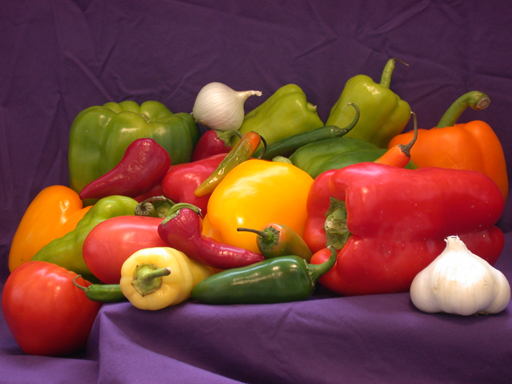
#> input picture P1/verduras.tif, 512 x 384 px, found by its file name
$ python Ejercicio_4.py
#> lines starting #> are read from the running program, lines starting #| are printed output that depends on the picture

# EJERCICIO 4 - VISUALIZACIÓN 3D
# ------------------------------

# ------------------------------------------------------------------------------
# 4.1 -> Tome alguna de las imágenes anteriores, de tipo grayscale, y representala
# como una supericie empleando las funciones plt.contourf y numpy.meshgrid

from PIL import Image
import numpy as np
import matplotlib.pyplot as plt

# Open image with grayscale
img1 = Image.open('Verduras.tif')
#> img1 is the input picture: PIL image 512x384 RGB; mean R, G, B 120.8, 66.4, 57.6

camera = np.array(img1, dtype=np.float32)

# Creating a grid
x = np.linspace(0, camera.shape[1] - 1, camera.shape[1])
#> x = 512 values from 0 to 511
y =  np.linspace(0, camera.shape[0] - 1, camera.shape[0])
#> y = 384 values from 0 to 383
X, Y = np.meshgrid(x,y)

Z = camera

scale_factor = 0.1
Z_small = Z * scale_factor

# Extract grayscale values from Z_small
Z_gray = np.mean(Z_small, axis=2)
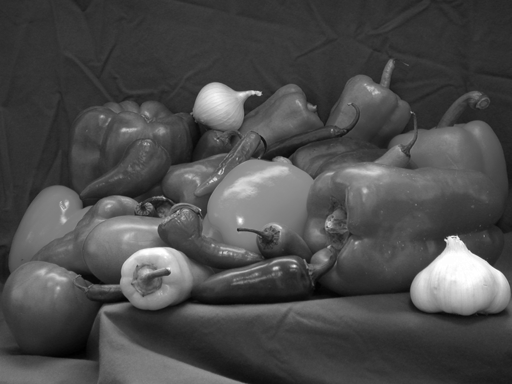
#> Z_gray: shape (384, 512) float32; min 0.8, max 25.5, mean 8.2; drawn with min black and max white

fig = plt.figure(figsize=(10,8))
ax = fig.add_subplot(111, projection = '3d')

print("X shape:", X.shape)
#| X shape: (384, 512)
print("Y shape:", Y.shape)
#| Y shape: (384, 512)
print("Z_small shape:", Z_small.shape)
#| Z_small shape: (384, 512, 3)

ax.plot_surface(X,Y,Z_gray)
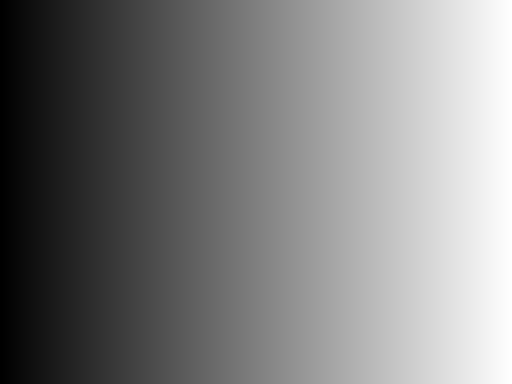
#> X: shape (384, 512) float64; min 0, max 511, mean 255.5; drawn with min black and max white

# Contour plot
plt.show()
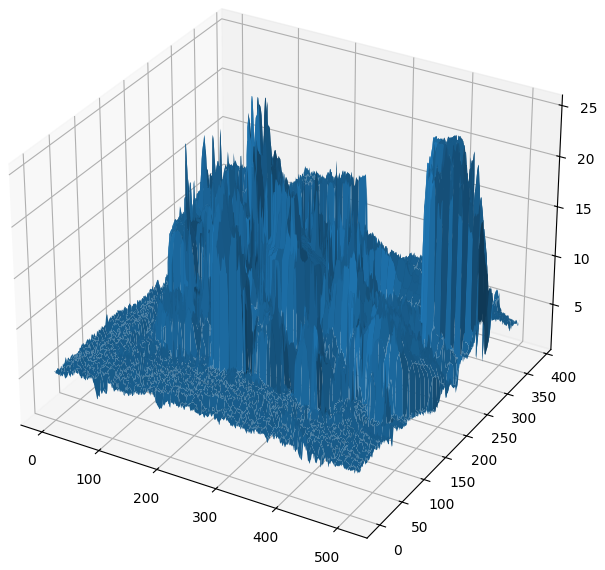
#> figure drawn by matplotlib, 1 panel

$ run again, with P1/fruta.tif copied over P1/verduras.tif
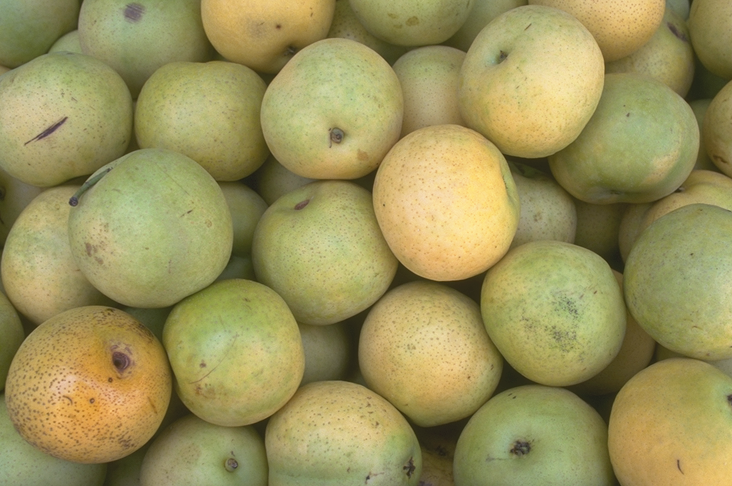
#> input picture P1/fruta.tif, 732 x 486 px, found by its file name
#> img1 is the input picture: PIL image 732x486 RGB; mean R, G, B 154.5, 146.4, 91.1
#> `Z_gray = np.mean(Z_small, axis=2)`:
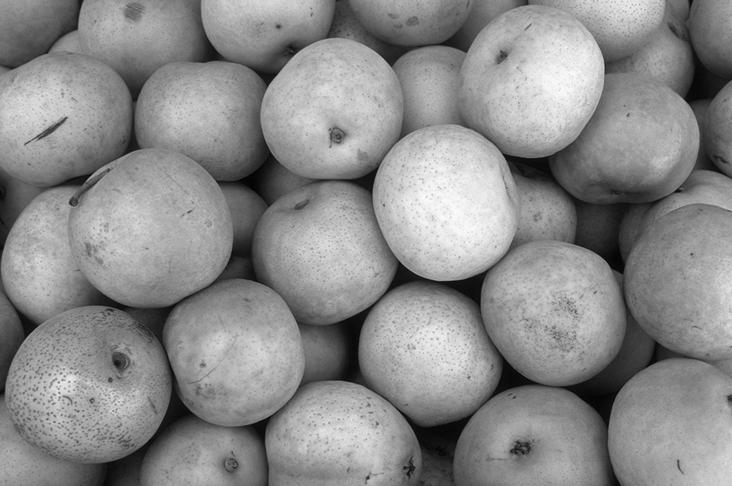
#> Z_gray: shape (486, 732) float32; min 2.57, max 21.87, mean 13.1; drawn with min black and max white
#| X shape: (486, 732)
#| Y shape: (486, 732)
#| Z_small shape: (486, 732, 3)
#> `plt.show()`:
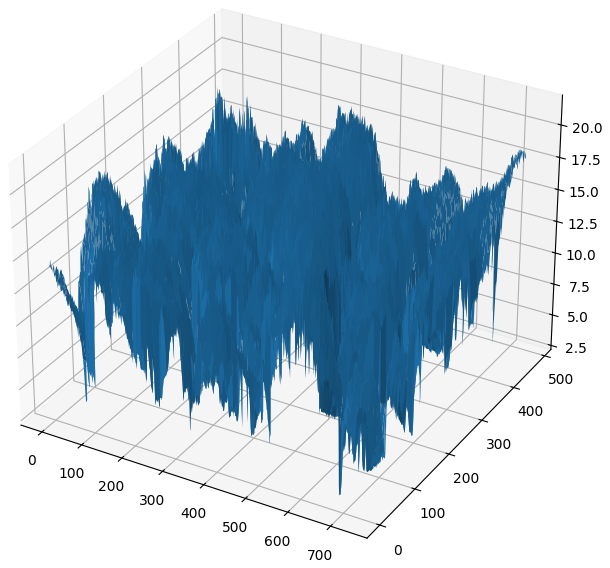
#> figure drawn by matplotlib, 1 panel
